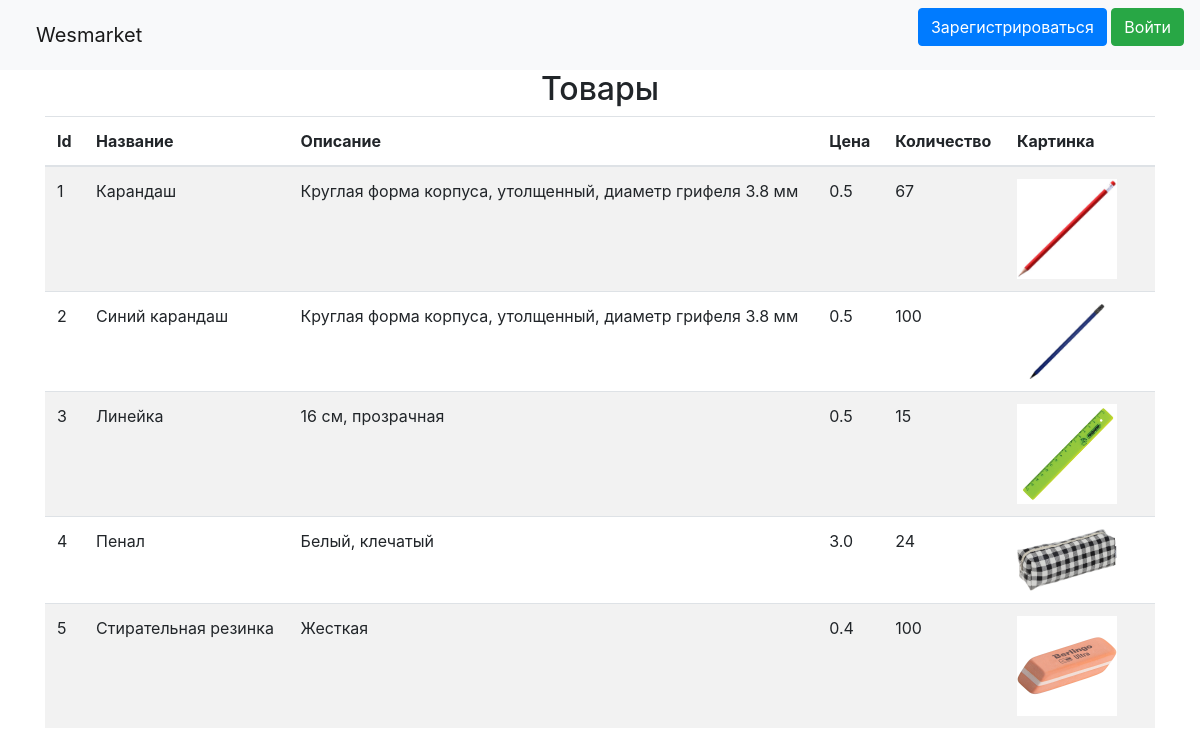
Before: / with the older database file.
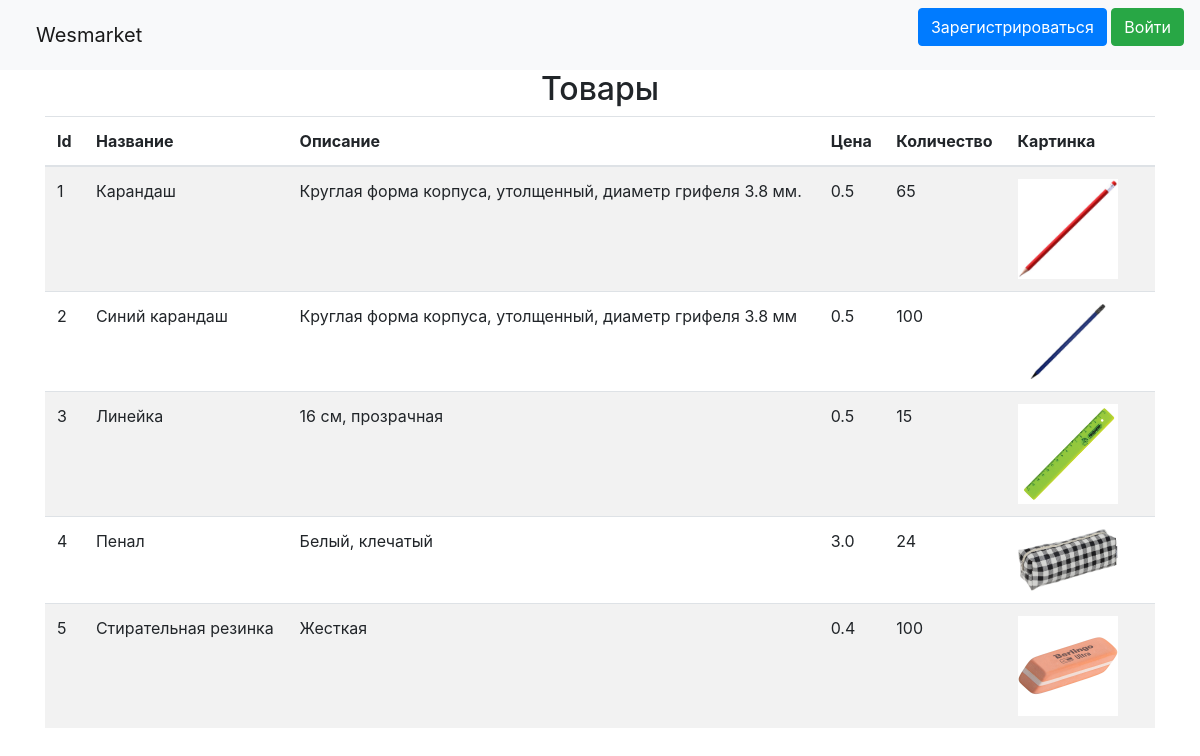
After: the same page with the newer database file.
### data/items.py (models this page shows, shortened)
class Item(SqlAlchemyBase, SerializerMixin):
    __tablename__ = 'item'
    id = sqlalchemy.Column(sqlalchemy.Integer, primary_key=True, autoincrement=True)
    name = sqlalchemy.Column(sqlalchemy.String, nullable=True)
    description = sqlalchemy.Column(sqlalchemy.String, nullable=True)
    price = sqlalchemy.Column(sqlalchemy.Float, nullable=True)
    img = sqlalchemy.Column(sqlalchemy.String, nullable=True)
    quantity = sqlalchemy.Column(sqlalchemy.Integer, nullable=True)

### main.py (the view)
@app.route('/')
def base():
    items = db_sess.query(Item).all()
    return render_template('main.html', title='Главная', item_list=items)

### templates/main.html (shortened to what this page needs)
{% extends "base.html" %}
{% block content %}
<h2 align="center">Товары</h2>
{% if item_list %}
<table class="table table-striped">
                <thead class="thead-inverse">
                        <tr><th>Id</th><th>Название</th><th>Описание</th><th>Цена</th><th>Количество</th><th>Картинка</th><th> </th></tr>
                </thead>
        {% for item in item_list %}
        <tr><td>{{ item.id }}</td><td>{{ item.name }}</td><td>{{ item.description }}</td><td>{{ item.price }}</td><td>{{ item.quantity }}</td><td><img src="/static/img/{{ item.img }}" width="100"></td>
        {% if current_user.is_authenticated and current_user.moder %}
                <td>
                 <a href="/buy/{{ item.id }}" class="btn btn-success">Оформить заказ</a>
                <a href="/edit/{{ item.id }}" class="btn btn-outline-warning">Редактировать</a>
                <a href="/delete/{{ item.id }}" class="btn btn-outline-danger">Удалить</a>
                </td>
        {% elif current_user.is_authenticated %}
                <td><a href="/buy/{{ item.id }}" class="btn btn-success">Оформить заказ</a></td>
        {% else %}
                <td> </td>
        {% endif %}
        </tr>
        {% endfor %}
</table>
{% endif %}
{% endblock %}

### templates/base.html (shortened to what this page needs)
<!doctype html>
<html lang="en">
<head>
    <link rel="stylesheet"
          href="https://stackpath.bootstrapcdn.com/bootstrap/4.4.1/css/bootstrap.min.css"
>
</head>
<body>
<header>
    <nav class="navbar navbar-light bg-light">
        <a class="navbar-brand" href="/">&#12288Wesmarket</a>
        {% if current_user.is_authenticated %}
            <div class="dropdown">
                <a class="navbar-brand" type="button" id="dropdownMenuButton1" data-bs-toggle="dropdown" aria-expanded="false">
                    {{ current_user.name }}&#12288
                </a>
                <ul class="dropdown-menu" aria-labelledby="dropdownMenuButton1">
                    <li><a class="dropdown-item" href="/profile">Профиль</a></li>
                    <li><a class="dropdown-item" href="/logout">Выйти</a></li>
                </ul>
            </div>
    {% else %}
    <p>
        <a class="btn btn-primary " href="/register">Зарегистрироваться</a>
        <a class="btn btn-success" href="/login">Войти</a>
    </p>
    {% endif %}
    </nav>
</header>
<main role="main" class="container">
    {% block content %}
    {% endblock %}
</main>
</body>
</html>

Changed rows visible on the page:
changed Item "Карандаш": description "Круглая форма корпуса, утолщенный, диаметр грифеля 3.8 мм" → "Круглая форма корпуса, утолщенный, диаметр грифеля 3.8 мм."; quantity "67" → "65"
